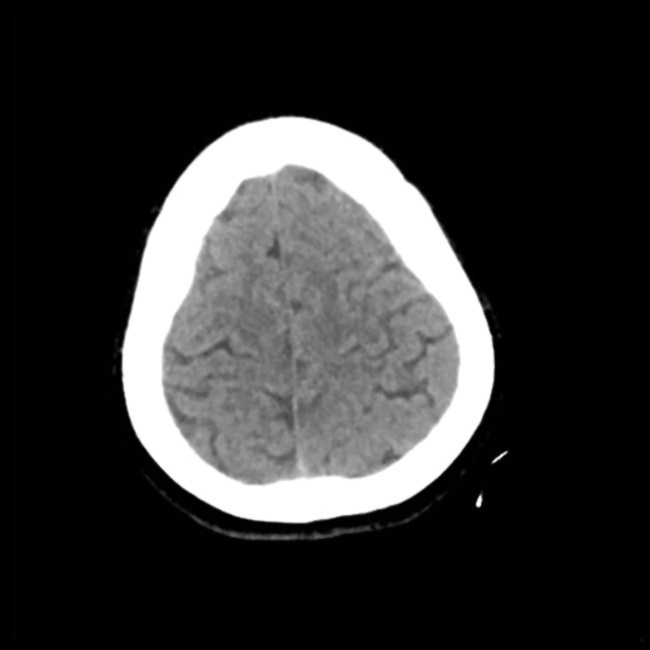
#> input picture dataset/Normal/100 (27).jpg, 650 x 650 px, found by its file name; its folder holds only this picture in this run
$ jupyter execute --allow-errors 09_07_PreProcessing.ipynb   (shell and % lines are left out)
#> lines starting #> are read from the running program, lines starting #| are printed output that depends on the picture
[cell 1]
from google.colab import drive as drive
drive.mount('/content/drive')

[cell 2]
# Access a public Github repos
%cd '/content'

[cell 3]
import pandas as pd
import numpy as np
import os
import matplotlib.pyplot as plt
import cv2
from PIL import Image

[cell 4]
# @title
def DataSetSummary (local_path, tabs):
  # Take list of files & folders in local folder
  all_items = os.listdir(local_path)

  # Filter folder list
  folders = [item for item in all_items if os.path.isdir(os.path.join(local_path, item))]

  # Print summary information if folders > 0:
  if(len(folders) > 0):
    indent = '\t' * tabs
    print("{}Tổng số thư mục: {}".format(indent, len(folders)))
    for folder in folders:
      folder_path = os.path.join(local_path, folder)
      files_in_folder = len(os.listdir(folder_path))
      print("{}-Thư mục: {}, Số tệp: {}".format(indent, folder, files_in_folder))
      DataSetSummary(folder_path, tabs+1)

# DataSetSummary(local_path, 0)

[cell 5]
# import os

# Hierarchical local folder in Colab
repository_folder = ["Brain-Stroke-CT-Image-Dataset"]

for folder in repository_folder:
  local_path = '/content/' + folder + '/dataset'
  DataSetSummary(local_path, 0)
  local_path = '/content/' + folder + '/sample'
  DataSetSummary(local_path, 0)

[cell 6]
%cd /content/drive/MyDrive/Colab Notebooks/Thesis/Preprocessing/Brain-Stroke-CT-Image-Dataset

[cell 7]
# Set the path to your dataset
dataset_path = '/content/Brain-Stroke-CT-Image-Dataset/sample'
# dataset_path = '/content/Brain-Stroke-CT-Image-Dataset/dataset'

[cell 8]
class Image:
    def __init__(self, path, label):
        # self.image = cv2.imread(path) # directly read
        self.path = path # only directory
        self.label = label

def load_images_from_folder(dataset_path, images_per_class=None):
    images = {}
    for class_name in os.listdir(dataset_path):
        class_folder_path = os.path.join(dataset_path, class_name)
        if os.path.isdir(class_folder_path):
            count = 0
            images[class_name] = []
            for image_name in os.listdir(class_folder_path):
                if images_per_class is None or count < images_per_class:
                    image_path = os.path.join(class_folder_path, image_name)
                    img = Image(image_path, class_name)
                    images[class_name].append(img)
                    count += 1
    return images

def imshow(images, images_per_class=None):
#> called with images_per_class = 10
    for class_name, imgs in images.items():
        plt.figure(figsize=(30,30))
        print(f'Class {class_name}')
        for i in range(min(images_per_class if images_per_class else len(imgs), len(imgs))):
            plt.subplot(1, images_per_class if images_per_class else len(imgs), i+1)
            img = cv2.imread(imgs[i].path)
#> img is the input picture: shape (650, 650, 3); min 0, max 255, mean 50.6
            # img = cv2.cvtColor(img, cv2.COLOR_BGR2RGB)
            plt.imshow(img)
            # plt.title(os.path.basename(imgs[i].path))
            plt.axis('off')
        plt.show()

# Example usage:
images = load_images_from_folder('/content/Brain-Stroke-CT-Image-Dataset/dataset')
imshow(images, 10)

[cell 9]
from PIL import Image

def get_image_specifications(image_path):
    # Open the image file
    with Image.open(image_path) as img:
        # Get image specifications
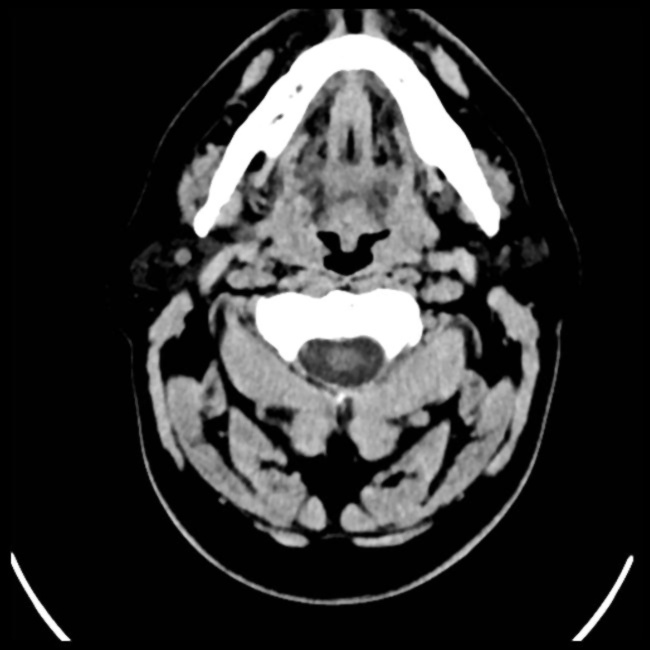
#> input picture sample/Stroke/58 (1).jpg, 650 x 650 px, found by its file name
#> img is the input picture: PIL image 650x650 L; min 0, max 255, mean 49.8
        image_format = img.format
#> image_format = 'JPEG'
        image_mode = img.mode
#> image_mode = 'L'
        image_size = img.size
#> image_size = (650, 650)
        image_width, image_height = img.size
#> image_width = 650; image_height = 650
        image_color = img.getcolors()
#> image_color = 256 pairs, first value 35 to 223075, second value 0 to 255

    return f"Image Format: {image_format}\nImage Mode: {image_mode}\nImage Size: {image_size} pixels (Width: {image_width}, Height: {image_height})\nImage Colors: {image_color}"

# Example usage:
print('images.keys:', images.keys())
image_path = "/content/Brain-Stroke-CT-Image-Dataset/dataset/Stroke/58 (1).jpg"
# print('image_path:',image_path := images['normal'][0].path)
image_specifications = get_image_specifications(image_path)
print(image_specifications)
#> (printed output is left out)

## Noise Metrics

GitHub Copilot: The evaluation metrics indicate that both the Github Copilot's code and ChatGPT's code have successfully reduced the noise in the image, as evidenced by the non-infinite PSNR and non-zero RMSE values.

The PSNR (Peak Signal-to-Noise Ratio) is a measure of the peak error. The fact that PSNR is infinite for the original image indicates there's no noise (as it's being compared with itself), while for the processed images, the PSNR values are finite and quite high, indicating a low level of distortion.

The RMSE (Root Mean Square Error) is a quadratic scoring rule that measures the average magnitude of the error. The fact that RMSE is zero for the original image indicates there's no error (as it's being compared with itself), while for the processed images, the RMSE values are non-zero but quite low, indicating a low level of error.

The SNR (Signal-to-Noise Ratio) is a measure of signal strength relative to background noise. The negative SNR values indicate that the noise is stronger than the signal, which is not ideal. However, the SNR values have increased (become less negative) from the original to the processed images, indicating that the signal has become stronger relative to the noise.

In terms of comparison between Github Copilot's code and ChatGPT's code, the metrics are quite similar, but ChatGPT's code has slightly better PSNR and RMSE values, indicating slightly less distortion and error. However, the differences are quite small and may not be noticeable in the image quality.

GitHub Copilot: Dĩ nhiên, dưới đây là các định nghĩa bằng tiếng Việt:

1. PSNR (Peak Signal-to-Noise Ratio - Tỉ lệ tín hiệu so với nhiễu): PSNR là một độ đo chất lượng của hình ảnh đã được khôi phục so với hình ảnh gốc. PSNR càng cao, chất lượng hình ảnh khôi phục càng tốt và càng giống với hình ảnh gốc.

2. RMSE (Root Mean Square Error - Sai số bình phương trung bình): RMSE là một độ đo sự khác biệt giữa các giá trị dự đoán bởi một mô hình và các giá trị thực tế. RMSE càng thấp, mô hình dự đoán càng chính xác.

3. SNR (Signal-to-Noise Ratio - Tỉ lệ tín hiệu so với nhiễu): SNR là một độ đo chất lượng tín hiệu so với nhiễu. SNR càng cao, chất lượng tín hiệu càng tốt và nhiễu càng ít.

Lưu ý rằng, mặc dù PSNR, RMSE, và SNR cao thường cho thấy chất lượng hình ảnh tốt hơn, nhưng chúng không phải lúc nào cũng dẫn đến độ chính xác cao hơn trong các tác vụ phân loại.

[cell 10]
from skimage.metrics import peak_signal_noise_ratio, mean_squared_error

# [21 lines left out: function calculate_metrics, not called in this run]

It looks like you've provided information about three different image quality metrics: PSNR (Peak Signal-to-Noise Ratio), MSE (Mean Squared Error), and AMBE (Absolute Mean Brightness Error). These metrics are commonly used for assessing the quality of reconstructed or processed images. Let me explain each of them briefly:

### 1. Peak Signal-to-Noise Ratio (PSNR):

PSNR is a measure of the quality of a reconstructed or processed image. It is expressed in decibels (dB) and is calculated using the formula:

$$ PSNR = 10 \cdot \log_{10}\left(\frac{{\text{Max Value}^2}}{{\text{MSE}}}\right) $$

Where:
- $\text{Max Value}$ is the maximum pixel value of the image (usually 255 for 8-bit images).
- $\text{MSE}$ is the Mean Squared Error between the original and processed images.

### 2. Mean Squared Error (MSE):

MSE is a measure of the average squared differences between corresponding pixels of the original and processed images. It is calculated using the formula:

$$ MSE = \frac{1}{N \times M} \sum_{i=1}^{N} \sum_{j=1}^{M} (I(i, j) - P(i, j))^2 $$

Where:
- $N$ and $M$ are the dimensions of the images.
- $I(i, j)$ is the intensity of the pixel at position $(i, j)$ in the original image.
- $P(i, j)$ is the intensity of the pixel at position $(i, j)$ in the processed image.

### 3. Absolute Mean Brightness Error (AMBE):

AMBE measures the contrast between the initial image's brightness and the improved image's brightness. It is given by the formula:

$$ AMBE = \frac{1}{N \times M} \sum_{i=1}^{N} \sum_{j=1}^{M} |I(i, j) - P(i, j)| $$

Where:
- $N$ and $M$ are the dimensions of the images.
- $I(i, j)$ is the intensity of the pixel at position $(i, j)$ in the original image.
- $P(i, j)$ is the intensity of the pixel at position $(i, j)$ in the processed image.

These metrics are commonly used for image quality assessment, and you can implement them using the appropriate formulas in your chosen programming language (such as Python). If you have specific questions or need code examples, feel free to ask!

[cell 11]
import cv2
import numpy as np

# [32 lines left out: function calculate_metrics, not called in this run]

## Original

[cell 12]
import os
import cv2
import numpy as np
from shutil import copyfile

def preprocess_and_copy(src_dir, dest_dir, preprocess_func):
    # Check if src_dir is a directory
    if os.path.isdir(src_dir):
        # If dest_dir does not exist, create it
        os.makedirs(dest_dir, exist_ok=True)

        # Iterate over files/directories in src_dir
        for item in os.listdir(src_dir):
            src_item_path = os.path.join(src_dir, item)
            dest_item_path = os.path.join(dest_dir, item)

            # If item is a directory, call function recursively
            if os.path.isdir(src_item_path):
                preprocess_and_copy(src_item_path, dest_item_path, preprocess_func)
            # If item is a file, apply preprocessing and copy
            elif os.path.isfile(src_item_path):
                img = cv2.imread(src_item_path)
                if img is not None:
                    img = preprocess_func(img)
                    cv2.imwrite(dest_item_path, img)

# Define your preprocessing function here
def preprocess_func(img):
    # TODO: Add your preprocessing steps here
    return img

# Usage:
dataset_path = '/content/Brain-Stroke-CT-Image-Dataset/sample'
# dataset_path = '/content/Brain-Stroke-CT-Image-Dataset/dataset'
output_path = '/content/drive/MyDrive/Colab Notebooks/Thesis/Preprocessing/Brain-Stroke-CT-Image-Dataset/Original'
preprocess_and_copy(dataset_path, output_path, preprocess_func)

## Hydrid image filtering: median and mean filters
DOI: https://doi.org/10.1109/ICEECCOT.2017.8284595

The proposed technique combines both linear and nonlinear filters, specifically using median and mean filters, to enhance the precision of pixel values in a noisy image. Here's a breakdown of the process:

### a. Median Value Calculation:

The median filter processes the image pixel by pixel using a rectangular sub-image window or mask (e.g., 3x3). For each pixel at coordinates (x, y), the median value is calculated by sorting the pixel values within the window numerically and selecting the middle value for odd-sized windows. For even-sized windows, the median may have multiple possible values. The median value (Median) is calculated as follows:

$ \text{Median} = \text{median}\left\{(u,v) \in S_{xy}\right\} \{g(u,v)\} $

Where:
- $ S_{xy} $ is the set of coordinates in the rectangular sub-image window centered at (x, y).
- $ \text{median} $ represents the median value of the window.
- $ g(u,v) $ is the pixel value at coordinates (u, v) in the window.

### b. Average Value Calculation:

The average value is calculated using each pixel in the sub-image window ($ S_{xy} $) and the previously calculated median value. This process maximizes the utilization of neighboring pixels. The average value ($ \text{Averagevalue}_i $) for each pixel is calculated as follows:

$ \text{Averagevalue}_i = \text{average}\left\{(u,v) \in S_{xy}\right\} \{g_i(u,v), \text{Median}\} $

Where:
- $ g_i(u,v) $ is each pixel in the sub-image window.
- If the sub-window size is, for example, 3x4, there will be a total of 12 average values.

### c. Center Pixel Value Calculation:

The center pixel value is calculated by applying arithmetic mean filtering or averaging all the average values ($ \text{Averagevalue}_i $) of the sub-image window. This value is used to replace the original pixel value at coordinates (x, y). The calculation is given by:

$ \text{Center Pixel Value} = \frac{\sum_{i=1}^{N} \text{Averagevalue}_i}{N} $

Where:
- $ N $ is the product of the row (M) and column (N) dimensions of the rectangular sub-image window of size M x N centered at point (x, y).

### Giải thích:
Nếu kích thước của cửa sổ là (3, 4), thì tổng số điểm trong cửa sổ sẽ là 12 (3 hàng x 4 cột). Để minh họa cụ thể:

#### a. Median Value Calculation:

Giả sử cửa sổ là (3, 4) và pixel mục tiêu là ở tọa độ (x, y). Khi tính giá trị trung vị, bạn sắp xếp tất cả các giá trị pixel trong cửa sổ theo thứ tự tăng dần và chọn giá trị ở giữa (vì cửa sổ có số lượng lẻ):

$ \text{Median} = \text{median}\{(u,v) \in S_{xy}\} \{g(u,v)\} $

Ví dụ: Giả sử cửa sổ là $[3, 5, 2, 7, 8, 1, 4, 6, 9, 0, 11, 10]$, giá trị trung vị sẽ là $5$ (giữa ở giữa).

Trong đó:
*   x, y: Tọa độ của pixel chính mà bạn đang xem xét và muốn thay đổi giá trị.
*   $S_{xy}$ là tập hợp các tọa độ trong cửa sổ hình chữ nhật tại điểm $(x, y)$, và $\text{median}$ là giá trị trung vị của cửa sổ. Bạn cần sắp xếp tất cả các giá trị pixel trong cửa sổ (3, 4) và chọn giá trị ở giữa (đối với cửa sổ có số lượng lẻ) hoặc giá trị trung bình của hai giá trị giữa (đối với cửa sổ có số lượng chẵn).
*   u, v: Tọa độ của các pixel xung quanh pixel chính, được sử dụng trong quá trình duyệt qua các pixel trong một cửa sổ (window) hoặc mặt nạ để thực hiện các phép toán lọc.
*   $g(u, v)$ là giá trị của pixel tại $(u, v)$ trong cửa sổ $S_{xy}$

#### b. Average Value Calculation:

Khi tính giá trị trung bình, bạn tính tổng của tất cả các giá trị pixel trong cửa sổ và chia cho số lượng pixel:

$ \text{Averagevalue}_i = \text{average}\{(u,v) \in S_{xy}\} \{g_i(u,v), \text{Median}\} $

Ví dụ: Giả sử cửa sổ là $[3, 5, 2, 7, 8, 1, 4, 6, 9, 0, 11, 10]$, giá trị trung bình sẽ là $(3+5+2+7+8+1+4+6+9+0+11+10)/12 = 5.25$.

Ở đây, $g_i(u, v)$ thường đại diện cho giá trị của pixel tại tọa độ $(u, v)$ trong cửa sổ $S_{xy}$

#### c. Center Pixel Value Calculation:

Khi tính giá trị của pixel trung tâm, bạn tính trung bình của tất cả các giá trị trung bình đã tính:

$ \text{Center Pixel Value} = \frac{\sum_{i=1}^{N} \text{Averagevalue}_i}{N} $

Ở đây, $N$ là tổng số điểm trong cửa sổ hình chữ nhật, và nếu cửa sổ là (3, 4), thì $N$ là $3 \times 4 = 12$. Bạn tính trung bình của tất cả giá trị trung bình đã tính ở bước trước để có giá trị cuối cùng của pixel trung tâm.

[cell 13]
'''
DOI: https://doi.org/10.1109/ICEECCOT.2017.8284595
Without using padding.
'''
import numpy as np
from scipy.ndimage import median_filter

def median_filter_window(window):
    return np.median(window)

def average_filter_window(window, median_value):
    return (window + median_value) / 2

def hybrid_filter(image, window_size):
#> called with image = array of shape (4, 4), window_size = (3, 3)
    height, width = image.shape
    result_image = np.zeros_like(image, dtype=float)

    half_window_height, half_window_width = window_size[0] // 2, window_size[1] // 2

    for x in range(half_window_height, height - half_window_height):
        for y in range(half_window_width, width - half_window_width):
            sub_window = image[x - half_window_height:x + half_window_height + 1, y - half_window_width:y + half_window_width + 1]
            print(sub_window)

            # Median Value Calculation
            median_value = median_filter_window(sub_window)
            print(median_value)

            # Average Value Calculation
            average_values = average_filter_window(sub_window, median_value)
            print(average_values)

            # Center Pixel Value Calculation
            result_image[x, y] = np.mean(average_values)
            print(result_image[x, y], '\n')

    return result_image

# Example Original Image in Numpy
img = np.array([[156, 106, 114, 190],
            [128, 103, 114, 81],
            [136, 136, 147, 96],
            [181, 111, 214, 81]])

# Assuming image is a 2D NumPy array
window_size = (3, 3)  # Adjust the window size as needed

# Apply the filtering method
result = hybrid_filter(img, window_size)
print(result)

import matplotlib.pyplot as plt

# Assuming 'img' is your original image and 'result' is the filtered image

# Plot the original image
plt.subplot(1, 2, 1)
plt.title('Original Image')
plt.imshow(img, cmap='gray')
plt.axis('off')

# Plot the filtered image
plt.subplot(1, 2, 2)
plt.title('Filtered Image')
plt.imshow(result, cmap='gray')
plt.axis('off')

# Show the plot
plt.show()
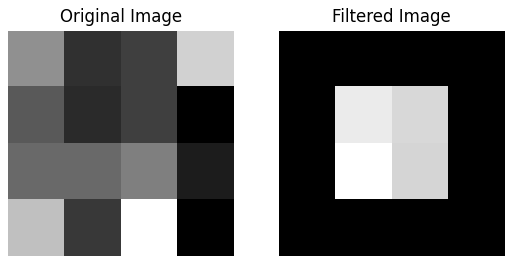
#> figure drawn by matplotlib, 2 panels

[cell 14]
'''
DOI: https://doi.org/10.1109/ICEECCOT.2017.8284595
Using padding for imnage border
Clean syntax.
'''
import numpy as np
from scipy.ndimage import median_filter

def hybrid_filter(image, window_size):
#> called with image = array of shape (4, 4), window_size = (3, 3)
    height, width = image.shape

    # Calculate padding needed
    pad_height = window_size[0] // 2
    pad_width = window_size[1] // 2

    # Add padding to the image
    padded_image = cv2.copyMakeBorder(src=image, top=pad_height, bottom=pad_height, left=pad_width, right=pad_width, borderType=cv2.BORDER_CONSTANT, value=0) # cv2.BORDER_REFLECT

    # Create an output image with the same size as the input
    output_image = np.zeros_like(image, dtype=float)

    for x in range(pad_height, height + pad_height):
        for y in range(pad_width, width + pad_width):
            sub_window = padded_image[x - pad_height:x + pad_height + 1, y - pad_width:y + pad_width + 1]
            print(sub_window)

            # Median Value Calculation
            median_value = np.median(sub_window)
            print(median_value)

            # Average Value Calculation
            average_values = (sub_window + median_value) / 2
            print(average_values)

            # Center Pixel Value Calculation
            output_image[x - pad_height, y - pad_width] = np.mean(average_values)
            print(output_image[x - pad_height, y - pad_width], '\n')

    return output_image

img = np.array([[156, 106, 114, 190],
            [128, 103, 114, 81],
            [136, 136, 147, 96],
            [181, 111, 214, 81]])

# Assuming image is a 2D NumPy array
window_size = (3, 3)  # Adjust the window size as needed

# Apply the filtering method
result = hybrid_filter(img, window_size)
print(result)

import matplotlib.pyplot as plt

# Assuming 'img' is your original image and 'result' is the filtered image

# Plot the original image
plt.subplot(1, 2, 1)
plt.title('Original Image')
plt.imshow(img, cmap='gray')
plt.axis('off')

# Plot the filtered image
plt.subplot(1, 2, 2)
plt.title('Filtered Image')
plt.imshow(result, cmap='gray')
plt.axis('off')

# Show the plot
plt.show()
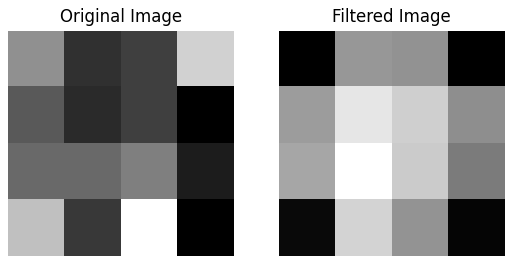
#> figure drawn by matplotlib, 2 panels
